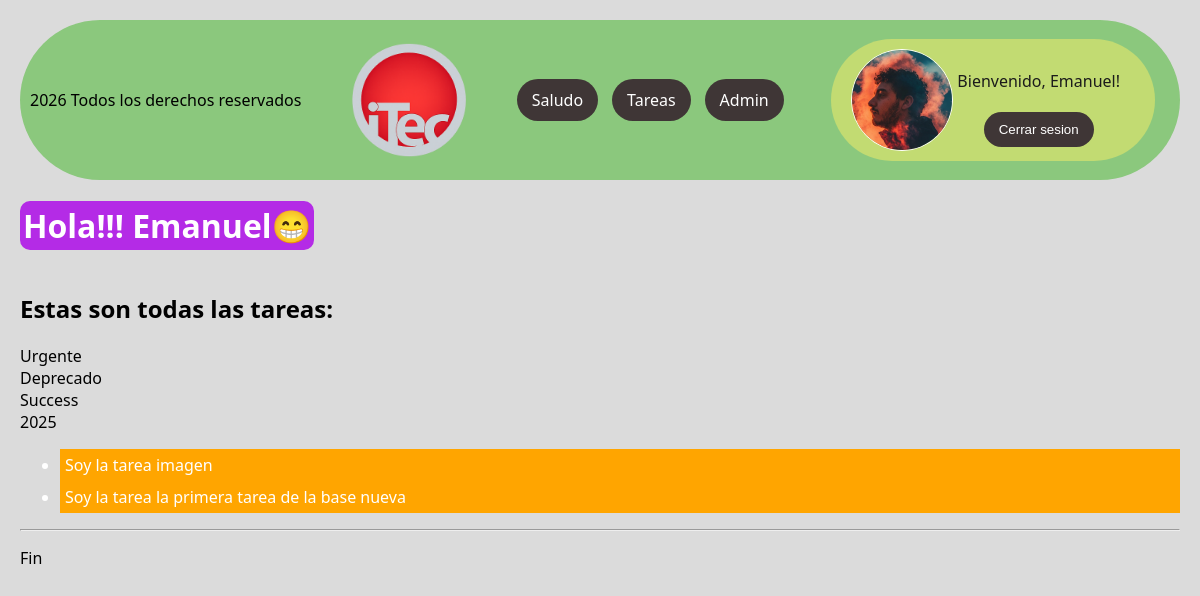
The page / (signed in) on the database its author committed.
### usuarios/models.py (models this page shows, shortened)
class UsuarioPersonalizado(AbstractUser):
    telefono = models.CharField(max_length=20, null=True, blank=True)
    dni = models.CharField(max_length=20, null=True, blank=True)
    foto_perfil = models.ImageField(upload_to="user_fp/", null=True, blank=True)

### todolist/models.py (models this page shows, shortened)
class Etiqueta(models.Model):
    nombre = models.CharField(max_length=50)
    color = models.CharField(max_length=30)

class Tarea(models.Model):
    nombre = models.CharField(max_length=100)
    completada = models.BooleanField(
        default=False,
        help_text="la tarea se ha completada o no",
        verbose_name="FINALIZADA",
    )
    fecha_completada = models.DateField()
    fecha_creacion = models.DateTimeField(auto_now=True)
    responsable = models.ForeignKey(
        settings.AUTH_USER_MODEL,
        on_delete=models.CASCADE,
        related_name="responsable",
        default=None,
        null=True,
        blank=True,
    )
    etiquetas = models.ManyToManyField(
        Etiqueta, default=None, blank=True, null=True, related_name="etiquetas"
    )
    activo = models.BooleanField(
        default=True, help_text="Verdadero si NO esta archivada la tarea "
    )
    imagen = models.ImageField(upload_to="card_image/", null=True, blank=True)
    def __str__(self):
        return f"Soy la tarea {self.nombre}"
    class Meta:
        verbose_name = "Tareas de proyecto"
        verbose_name_plural = "Tareas de los proyectos"
        ordering = ["-id"]

### holamundo/views.py (the view)
# urls.py: path('', views.saludo, name='saludo'),
def saludo(request):
    tareas = Tarea.objects.all()
    return render(request, "holamundo/index.html", dict(tareas=tareas))

### practicaMarzo/context_processors.py (called while the page is built)
def year_context(request):
    year = datetime.now().year
    return {"year": year}

def bienvenido_context(request):
    if request.user.is_authenticated:
        mensaje = f"Bienvenido, {request.user.username}!"
    else:
        mensaje = "Bienvenido a mi sitio web! Logeate!!"
    return {"mensaje_bienvenida": mensaje}

def etiquetas_context(request):
    etiquetas = cache.get("todolist_etiquetas")
    if etiquetas is None:
        etiquetas = Etiqueta.objects.all()
        cache.set("todolist_etiquetas", etiquetas, 3600)  # cache por una hora
    return {"etiquetas_populares": etiquetas}

### holamundo/templates/holamundo/index.html
{% extends 'holamundo/base.html' %}
{% block body %}
<h1>Hola!!! <span>{{user.username}}</span>😁</h1>
<h2>Estas son todas las tareas:</h2>
{% for etiqueta in etiquetas_populares %}
<span>{{etiqueta.nombre}}</span><br>
{% endfor %}
<ul>
    {% for tarea in tareas %}
    <li>{{tarea}}</li>
    {% endfor %}
</ul>
<hr>
<p>Fin</p>
{% endblock %}

### holamundo/templates/holamundo/base.html (shortened to what this page needs)
{%load static%}
<!DOCTYPE html>
<html lang="en">
<head>
    <link rel="stylesheet" href="{% static 'holamundo/styles.css' %}">
</head>
<body>
    <nav class="navegador">
        <p>{{ year }} Todos los derechos reservados</p>
        <img src="{% static 'holamundo/itec-logo.png'%}" alt="itec-logo">
        <div>
            <a href="{%url 'saludo'%}">Saludo</a>
            <a href="{%url 'tareas' %}">Tareas</a>
            <a href="{%url 'admin:index' %}">Admin</a>
        </div>
        {% if user.is_authenticated %}
        <div class="cajota">
            <div class="cajaperfil">
                {% if user.foto_perfil %}
                <img class="perfil" src="{{user.foto_perfil.url}}" alt="imagen {{user.nombre}}">
                {% endif %}
            </div>
            <div class="datos">
                <form action="{%url 'logout' %}" method="post">
                    <p>{{mensaje_bienvenida}}</p>
                    <button type="submit">Cerrar sesion</button>
                </form>
            </div>
        </div>
        {%else%}
        <div class="cajota">
            {{mensaje_bienvenida}}
            <a href="{%url 'login' %}">Login</a>
        </div>
        {%endif%}
    </nav>
    {% block body %}{% endblock %}
</body>
</html>

### holamundo/static/holamundo/styles.css (style rules this page uses)
body { font-family:'Segoe UI', Tahoma, Geneva, Verdana, sans-serif; background-color: #dbdbdb; margin: 0; padding: 20px; }
h1 { text-align: center; display: inline-block; border-radius: 10px; background-color: rgb(180, 43, 230); color: white; padding: 3px; }
nav { display: flex; background-color: rgb(139, 200, 125); overflow: hidden; align-items: center; justify-content: space-between; border-radius: 5rem; padding: 10px; }
.navegador img { width: 200px; margin: -30px; }
.navegador div { display: flex; flex-direction: row; gap: 4px; }
.navegador div a, button { background-color: rgb(63, 54, 54); color: white; padding: 10px 15px; border-radius: 50px; border: none; cursor: pointer; }
a { margin-right: 10px; text-decoration: none; color: rgb(19, 9, 157); }
li { background-color: orange; padding: 5px; color: white; }
.cajaperfil { align-items: center; width: 100px; height: 100px; overflow: hidden; border-radius:50%; border:1px,solid,#ffffff; }
.perfil { width: 100%; height: 100%; object-fit:scale-down; }
.cajota { margin-right: 15px; display: flex; align-items: center; justify-content: center; gap: 4px; background-color: #c2db72; padding: 10px 20px; border-radius: 5rem; }
.datos form { display: flex; flex-direction: column; gap: 4px; color: rgb(27, 27, 27); margin-right: 15px; align-items: center; justify-content: center; }

### rows shown on the page
UsuarioPersonalizado: foto_perfil (picture), username "Emanuel"
Etiqueta: nombre "Urgente"
Etiqueta: nombre "Deprecado"
Etiqueta: nombre "Success"
Etiqueta: nombre "2025"
Tarea: nombre "Soy la tarea imagen"
Tarea: nombre "Soy la tarea la primera tarea de la base nueva"

### other values the page prints
{{ mensaje_bienvenida }} "Bienvenido, Emanuel!"
